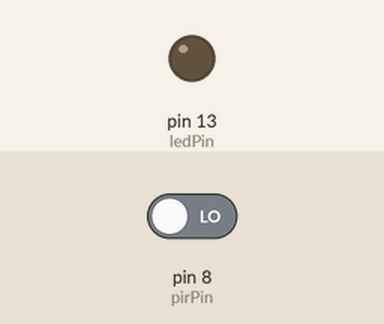
The sketch below on a simulated Arduino Uno, built with avr-gcc and run on an emulated ATmega328P. Parts: output pins drawn as LEDs (lit = HIGH). The test bench sets the inputs (shaded band); at power-on: pin 8 (pirPin) LOW.

Above: at 1.2 s.
1.3 s: pin 8 (pirPin) driven HIGH
At 2.3 s:
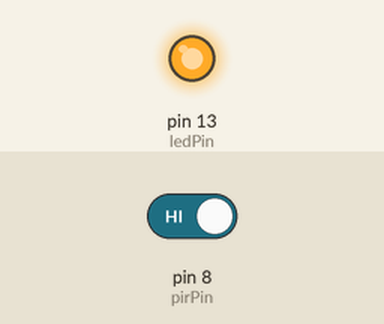
2.8 s: pin 8 (pirPin) driven LOW
At 3.5 s:
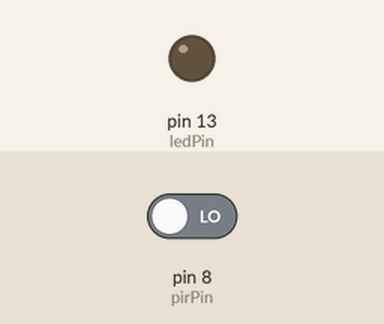
Timing chart, 0 to 5.8 s (numbered marks = the images above; inputs shaded):
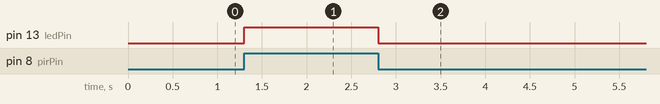

Measured:
- after the input at 1.3 s, pin 13 (ledPin): LOW → HIGH at once
- after the input at 2.8 s, pin 13 (ledPin): HIGH → LOW at once

The sketch:

sample6-3-1.ino
```cpp
const int ledPin = 13;//LEDピン番号(D13)
const int pirPin = 8;//RIPセンサの出力信号と接続するピン番号(D8)
void setup()//setup関数(初期化)
{
  pinMode(ledPin, OUTPUT);//ledPinの入出力モードを出力に設定
  pinMode(pirPin, INPUT);//pirPinの入出力モードを入力に設定　※省略可能
}

void loop()//roop関数
{
  int value = digitalRead(pirPin);//RIPセンサの出力を読み取る
  digitalWrite(ledPin, value);//読み取った値をledPinに書き込み
}
```
